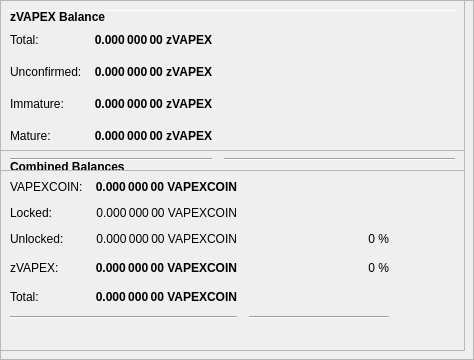
        <widget class="QFrame" name="frameObfuscation">
         <property name="minimumSize">
          <size>
           <width>0</width>
           <height>350</height>
          </size>
         </property>
         <property name="layoutDirection">
          <enum>Qt::LeftToRight</enum>
         </property>
         <property name="frameShape">
          <enum>QFrame::StyledPanel</enum>
         </property>
         <property name="frameShadow">
          <enum>QFrame::Raised</enum>
         </property>
         <widget class="QPushButton" name="runAutoDenom">
          <property name="geometry">
           <rect>
            <x>251</x>
            <y>17</y>
            <width>1</width>
            <height>1</height>
           </rect>
          </property>
          <property name="palette">
           <palette>
            <active>
             <colorrole role="WindowText">
              <brush brushstyle="SolidPattern">
               <color alpha="255">
                <red>0</red>
                <green>0</green>
                <blue>0</blue>
               </color>
              </brush>
             </colorrole>
             <colorrole role="Button">
              <brush brushstyle="SolidPattern">
               <color alpha="255">
                <red>239</red>
                <green>238</green>
                <blue>238</blue>
               </color>
              </brush>
             </colorrole>
             <colorrole role="Light">
              <brush brushstyle="SolidPattern">
               <color alpha="255">
                <red>255</red>
                <green>255</green>
                <blue>255</blue>
               </color>
              </brush>
             </colorrole>
             <colorrole role="Midlight">
              <brush brushstyle="SolidPattern">
               <color alpha="255">
                <red>247</red>
                <green>246</green>
                <blue>246</blue>
               </color>
              </brush>
             </colorrole>
             <colorrole role="Dark">
              <brush brushstyle="SolidPattern">
               <color alpha="255">
                <red>119</red>
                <green>119</green>
                <blue>119</blue>
               </color>
              </brush>
             </colorrole>
             <colorrole role="Mid">
              <brush brushstyle="SolidPattern">
               <color alpha="255">
                <red>159</red>
                <green>159</green>
                <blue>159</blue>
               </color>
              </brush>
             </colorrole>
             <colorrole role="Text">
              <brush brushstyle="SolidPattern">
               <color alpha="255">
                <red>0</red>
                <green>0</green>
                <blue>0</blue>
               </color>
              </brush>
             </colorrole>
             <colorrole role="BrightText">
              <brush brushstyle="SolidPattern">
               <color alpha="255">
                <red>255</red>
                <green>255</green>
                <blue>255</blue>
               </color>
              </brush>
             </colorrole>
             <colorrole role="ButtonText">
              <brush brushstyle="SolidPattern">
               <color alpha="255">
                <red>0</red>
                <green>0</green>
                <blue>0</blue>
               </color>
              </brush>
             </colorrole>
             <colorrole role="Base">
              <brush brushstyle="SolidPattern">
               <color alpha="255">
                <red>255</red>
                <green>255</green>
                <blue>255</blue>
               </color>
              </brush>
             </colorrole>
             <colorrole role="Window">
              <brush brushstyle="SolidPattern">
               <color alpha="255">
                <red>239</red>
                <green>238</green>
                <blue>238</blue>
               </color>
              </brush>
             </colorrole>
             <colorrole role="Shadow">
              <brush brushstyle="SolidPattern">
               <color alpha="255">
                <red>0</red>
                <green>0</green>
                <blue>0</blue>
               </color>
              </brush>
             </colorrole>
             <colorrole role="AlternateBase">
              <brush brushstyle="SolidPattern">
               <color alpha="255">
                <red>247</red>
                <green>246</green>
                <blue>246</blue>
               </color>
              </brush>
             </colorrole>
             <colorrole role="ToolTipBase">
              <brush brushstyle="SolidPattern">
               <color alpha="255">
                <red>255</red>
                <green>255</green>
                <blue>220</blue>
               </color>
              </brush>
             </colorrole>
             <colorrole role="ToolTipText">
              <brush brushstyle="SolidPattern">
               <color alpha="255">
                <red>0</red>
                <green>0</green>
                <blue>0</blue>
               </color>
              </brush>
             </colorrole>
            </active>
            <inactive>
             <colorrole role="WindowText">
              <brush brushstyle="SolidPattern">
               <color alpha="255">
                <red>0</red>
                <green>0</green>
                <blue>0</blue>
               </color>
              </brush>
             </colorrole>
             <colorrole role="Button">
              <brush brushstyle="SolidPattern">
               <color alpha="255">
                <red>239</red>
                <green>238</green>
                <blue>238</blue>
               </color>
              </brush>
             </colorrole>
             <colorrole role="Light">
              <brush brushstyle="SolidPattern">
               <color alpha="255">
                <red>255</red>
                <green>255</green>
                <blue>255</blue>
               </color>
              </brush>
             </colorrole>
             <colorrole role="Midlight">
              <brush brushstyle="SolidPattern">
               <color alpha="255">
                <red>247</red>
                <green>246</green>
                <blue>246</blue>
               </color>
              </brush>
             </colorrole>
             <colorrole role="Dark">
              <brush brushstyle="SolidPattern">
               <color alpha="255">
                <red>119</red>
                <green>119</green>
                <blue>119</blue>
               </color>
              </brush>
             </colorrole>
             <colorrole role="Mid">
              <brush brushstyle="SolidPattern">
               <color alpha="255">
                <red>159</red>
                <green>159</green>
                <blue>159</blue>
               </color>
              </brush>
             </colorrole>
             <colorrole role="Text">
              <brush brushstyle="SolidPattern">
               <color alpha="255">
                <red>0</red>
                <green>0</green>
                <blue>0</blue>
               </color>
              </brush>
             </colorrole>
             <colorrole role="BrightText">
              <brush brushstyle="SolidPattern">
               <color alpha="255">
                <red>255</red>
                <green>255</green>
                <blue>255</blue>
               </color>
              </brush>
             </colorrole>
             <colorrole role="ButtonText">
              <brush brushstyle="SolidPattern">
               <color alpha="255">
                <red>0</red>
                <green>0</green>
                <blue>0</blue>
               </color>
              </brush>
             </colorrole>
             <colorrole role="Base">
              <brush brushstyle="SolidPattern">
               <color alpha="255">
                <red>255</red>
                <green>255</green>
                <blue>255</blue>
               </color>
              </brush>
             </colorrole>
             <colorrole role="Window">
              <brush brushstyle="SolidPattern">
               <color alpha="255">
                <red>239</red>
                <green>238</green>
                <blue>238</blue>
               </color>
              </brush>
             </colorrole>
             <colorrole role="Shadow">
              <brush brushstyle="SolidPattern">
               <color alpha="255">
                <red>0</red>
                <green>0</green>
                <blue>0</blue>
               </color>
              </brush>
             </colorrole>
             <colorrole role="AlternateBase">
              <brush brushstyle="SolidPattern">
               <color alpha="255">
                <red>247</red>
                <green>246</green>
                <blue>246</blue>
               </color>
              </brush>
             </colorrole>
             <colorrole role="ToolTipBase">
              <brush brushstyle="SolidPattern">
               <color alpha="255">
                <red>255</red>
                <green>255</green>
                <blue>220</blue>
               </color>
              </brush>
             </colorrole>
             <colorrole role="ToolTipText">
              <brush brushstyle="SolidPattern">
               <color alpha="255">
                <red>0</red>
                <green>0</green>
                <blue>0</blue>
               </color>
              </brush>
             </colorrole>
            </inactive>
            <disabled>
             <colorrole role="WindowText">
              <brush brushstyle="SolidPattern">
               <color alpha="255">
                <red>119</red>
                <green>119</green>
                <blue>119</blue>
               </color>
              </brush>
             </colorrole>
             <colorrole role="Button">
              <brush brushstyle="SolidPattern">
               <color alpha="255">
                <red>239</red>
                <green>238</green>
                <blue>238</blue>
               </color>
              </brush>
             </colorrole>
             <colorrole role="Light">
              <brush brushstyle="SolidPattern">
               <color alpha="255">
                <red>255</red>
                <green>255</green>
                <blue>255</blue>
               </color>
              </brush>
             </colorrole>
             <colorrole role="Midlight">
              <brush brushstyle="SolidPattern">
               <color alpha="255">
                <red>247</red>
                <green>246</green>
                <blue>246</blue>
               </color>
              </brush>
             </colorrole>
             <colorrole role="Dark">
              <brush brushstyle="SolidPattern">
               <color alpha="255">
                <red>119</red>
                <green>119</green>
                <blue>119</blue>
               </color>
              </brush>
             </colorrole>
             <colorrole role="Mid">
              <brush brushstyle="SolidPattern">
               <color alpha="255">
                <red>159</red>
                <green>159</green>
                <blue>159</blue>
               </color>
              </brush>
             </colorrole>
             <colorrole role="Text">
              <brush brushstyle="SolidPattern">
               <color alpha="255">
                <red>119</red>
                <green>119</green>
                <blue>119</blue>
               </color>
              </brush>
             </colorrole>
             <colorrole role="BrightText">
              <brush brushstyle="SolidPattern">
               <color alpha="255">
                <red>255</red>
                <green>255</green>
                <blue>255</blue>
               </color>
              </brush>
             </colorrole>
             <colorrole role="ButtonText">
              <brush brushstyle="SolidPattern">
               <color alpha="255">
                <red>119</red>
                <green>119</green>
                <blue>119</blue>
               </color>
              </brush>
             </colorrole>
             <colorrole role="Base">
              <brush brushstyle="SolidPattern">
               <color alpha="255">
                <red>239</red>
                <green>238</green>
                <blue>238</blue>
               </color>
              </brush>
             </colorrole>
             <colorrole role="Window">
              <brush brushstyle="SolidPattern">
               <color alpha="255">
                <red>239</red>
                <green>238</green>
                <blue>238</blue>
               </color>
              </brush>
             </colorrole>
             <colorrole role="Shadow">
              <brush brushstyle="SolidPattern">
               <color alpha="255">
                <red>0</red>
                <green>0</green>
                <blue>0</blue>
               </color>
              </brush>
             </colorrole>
             <colorrole role="AlternateBase">
              <brush brushstyle="SolidPattern">
               <color alpha="255">
                <red>239</red>
                <green>238</green>
                <blue>238</blue>
               </color>
              </brush>
             </colorrole>
             <colorrole role="ToolTipBase">
              <brush brushstyle="SolidPattern">
               <color alpha="255">
                <red>255</red>
                <green>255</green>
                <blue>220</blue>
               </color>
              </brush>
             </colorrole>
             <colorrole role="ToolTipText">
              <brush brushstyle="SolidPattern">
               <color alpha="255">
                <red>0</red>
                <green>0</green>
                <blue>0</blue>
               </color>
              </brush>
             </colorrole>
            </disabled>
           </palette>
          </property>
          <property name="focusPolicy">
           <enum>Qt::NoFocus</enum>
          </property>
          <property name="autoFillBackground">
           <bool>true</bool>
          </property>
          <property name="text">
           <string/>
          </property>
          <property name="flat">
           <bool>true</bool>
          </property>
         </widget>
         <widget class="Line" name="line">
          <property name="geometry">
           <rect>
            <x>7</x>
            <y>10</y>
            <width>451</width>
            <height>1</height>
           </rect>
          </property>
          <property name="orientation">
           <enum>Qt::Horizontal</enum>
          </property>
         </widget>
         <widget class="QFrame" name="frame_3">
          <property name="geometry">
           <rect>
            <x>0</x>
            <y>150</y>
            <width>465</width>
            <height>201</height>
           </rect>
          </property>
          <property name="frameShape">
           <enum>QFrame::StyledPanel</enum>
          </property>
          <property name="frameShadow">
           <enum>QFrame::Raised</enum>
          </property>
          <layout class="QVBoxLayout" name="verticalLayout_5">
           <item>
            <layout class="QHBoxLayout" name="horizontalLayout_5" stretch="0">
             <item>
              <widget class="QLabel" name="label_5z">
               <property name="maximumSize">
                <size>
                 <width>16777215</width>
                 <height>20</height>
                </size>
               </property>
               <property name="font">
                <font>
                 <weight>75</weight>
                 <bold>true</bold>
                </font>
               </property>
               <property name="toolTip">
                <string>Combined Balances (including unconfirmed and immature coins)</string>
               </property>
               <property name="text">
                <string>&lt;html&gt;&lt;head/&gt;&lt;body&gt;&lt;p&gt;Combined Balances&lt;/p&gt;&lt;/body&gt;&lt;/html&gt;</string>
               </property>
              </widget>
             </item>
            </layout>
           </item>
           <item>
            <layout class="QGridLayout" name="gridLayout_3">
             <property name="spacing">
              <number>12</number>
             </property>
             <item row="7" column="0" colspan="2">
              <widget class="Line" name="lineSpendableBalance_3">
               <property name="orientation">
                <enum>Qt::Horizontal</enum>
               </property>
              </widget>
             </item>
             <item row="7" column="2">
              <widget class="Line" name="lineWatchBalance_3">
               <property name="sizePolicy">
                <sizepolicy hsizetype="Preferred" vsizetype="Fixed">
                 <horstretch>0</horstretch>
                 <verstretch>0</verstretch>
                </sizepolicy>
               </property>
               <property name="minimumSize">
                <size>
                 <width>140</width>
                 <height>0</height>
                </size>
               </property>
               <property name="orientation">
                <enum>Qt::Horizontal</enum>
               </property>
              </widget>
             </item>
             <item row="4" column="1">
              <widget class="QLabel" name="labelzBalancez">
               <property name="font">
                <font>
                 <weight>75</weight>
                 <bold>true</bold>
                </font>
               </property>
               <property name="cursor">
                <cursorShape>IBeamCursor</cursorShape>
               </property>
               <property name="toolTip">
                <string>Total of transactions that have yet to be confirmed, and do not yet count toward the spendable balance</string>
               </property>
               <property name="text">
                <string notr="true">0.000 000 00 VAPEXCOIN</string>
               </property>
               <property name="alignment">
                <set>Qt::AlignRight|Qt::AlignTrailing|Qt::AlignVCenter</set>
               </property>
               <property name="textInteractionFlags">
                <set>Qt::LinksAccessibleByMouse|Qt::TextSelectableByKeyboard|Qt::TextSelectableByMouse</set>
               </property>
              </widget>
             </item>
             <item row="6" column="1">
              <widget class="QLabel" name="labelTotalz">
               <property name="font">
                <font>
                 <weight>75</weight>
                 <bold>true</bold>
                </font>
               </property>
               <property name="cursor">
                <cursorShape>IBeamCursor</cursorShape>
               </property>
               <property name="toolTip">
                <string>Total Balance, including unconfirmed and immature coins.</string>
               </property>
               <property name="text">
                <string notr="true">0.000 000 00 VAPEXCOIN</string>
               </property>
               <property name="alignment">
                <set>Qt::AlignRight|Qt::AlignTrailing|Qt::AlignVCenter</set>
               </property>
               <property name="textInteractionFlags">
                <set>Qt::LinksAccessibleByMouse|Qt::TextSelectableByKeyboard|Qt::TextSelectableByMouse</set>
               </property>
              </widget>
             </item>
             <item row="4" column="3">
              <spacer name="horizontalSpacer_6">
               <property name="orientation">
                <enum>Qt::Horizontal</enum>
               </property>
               <property name="sizeHint" stdset="0">
                <size>
                 <width>40</width>
                 <height>20</height>
                </size>
               </property>
              </spacer>
             </item>
             <item row="6" column="0">
              <widget class="QLabel" name="labelTotalTextz">
               <property name="text">
                <string>Total:</string>
               </property>
              </widget>
             </item>
             <item row="1" column="0">
              <widget class="QLabel" name="labelBalanceTextz">
               <property name="text">
                <string>VAPEXCOIN:</string>
               </property>
              </widget>
             </item>
             <item row="1" column="1">
              <widget class="QLabel" name="labelBalancez">
               <property name="font">
                <font>
                 <weight>75</weight>
                 <bold>true</bold>
                </font>
               </property>
               <property name="cursor">
                <cursorShape>IBeamCursor</cursorShape>
               </property>
               <property name="toolTip">
                <string>Your current spendable balance</string>
               </property>
               <property name="text">
                <string notr="true">0.000 000 00 VAPEXCOIN</string>
               </property>
               <property name="alignment">
                <set>Qt::AlignRight|Qt::AlignTrailing|Qt::AlignVCenter</set>
               </property>
               <property name="textInteractionFlags">
                <set>Qt::LinksAccessibleByMouse|Qt::TextSelectableByKeyboard|Qt::TextSelectableByMouse</set>
               </property>
              </widget>
             </item>
             <item row="4" column="0">
              <widget class="QLabel" name="labelzBalanceTextz">
               <property name="toolTip">
                <string/>
               </property>
               <property name="text">
                <string>zVAPEX:</string>
               </property>
              </widget>
             </item>
             <item row="4" column="2">
              <widget class="QLabel" name="labelzVAPEXPercent">
               <property name="toolTip">
                <string>Current percentage of zVAPEX.
If AutoMint is enabled this percentage will settle around the configured AutoMint percentage (default = 10%)</string>
               </property>
               <property name="text">
                <string>0 %</string>
               </property>
               <property name="alignment">
                <set>Qt::AlignRight|Qt::AlignTrailing|Qt::AlignVCenter</set>
               </property>
              </widget>
             </item>
             <item row="6" column="2">
              <widget class="QLabel" name="label100Percent">
               <property name="text">
                <string/>
               </property>
               <property name="alignment">
                <set>Qt::AlignRight|Qt::AlignTrailing|Qt::AlignVCenter</set>
               </property>
              </widget>
             </item>
             <item row="2" column="1">
              <widget class="QLabel" name="labelLockedBalance">
               <property name="toolTip">
                <string>Locked VAPEXCOIN or Masternode collaterals. These are excluded from zVAPEX minting.</string>
               </property>
               <property name="text">
                <string>0.000 000 00 VAPEXCOIN</string>
               </property>
               <property name="alignment">
                <set>Qt::AlignRight|Qt::AlignTrailing|Qt::AlignVCenter</set>
               </property>
              </widget>
             </item>
             <item row="2" column="0">
              <widget class="QLabel" name="labelLockedBalanceText">
               <property name="toolTip">
                <string>Locked VAPEXCOIN or Masternode collaterals. These are excluded from zVAPEX minting.</string>
               </property>
               <property name="text">
                <string>Locked:</string>
               </property>
              </widget>
             </item>
             <item row="3" column="0">
              <widget class="QLabel" name="labelUnLockedBalanceText">
               <property name="toolTip">
                <string>Unlocked VAPEXCOINs. These can be used for zVAPEX minting.</string>
               </property>
               <property name="text">
                <string>Unlocked:</string>
               </property>
              </widget>
             </item>
             <item row="3" column="1">
              <widget class="QLabel" name="labelUnLockedBalance">
               <property name="toolTip">
                <string>Unlocked VAPEXCOINs. These can be used for zVAPEX minting.</string>
               </property>
               <property name="text">
                <string>0.000 000 00 VAPEXCOIN</string>
               </property>
               <property name="alignment">
                <set>Qt::AlignRight|Qt::AlignTrailing|Qt::AlignVCenter</set>
               </property>
              </widget>
             </item>
             <item row="3" column="2">
              <widget class="QLabel" name="labelVAPEXCOINPercent">
               <property name="text">
                <string>0 %</string>
               </property>
               <property name="alignment">
                <set>Qt::AlignRight|Qt::AlignTrailing|Qt::AlignVCenter</set>
               </property>
              </widget>
             </item>
            </layout>
           </item>
           <item>
            <spacer name="verticalSpacer">
             <property name="orientation">
              <enum>Qt::Vertical</enum>
             </property>
             <property name="sizeHint" stdset="0">
              <size>
               <width>20</width>
               <height>40</height>
              </size>
             </property>
            </spacer>
           </item>
          </layout>
         </widget>
         <widget class="QFrame" name="frame_4">
          <property name="geometry">
           <rect>
            <x>0</x>
            <y>0</y>
            <width>465</width>
            <height>171</height>
           </rect>
          </property>
          <property name="frameShape">
           <enum>QFrame::StyledPanel</enum>
          </property>
          <property name="frameShadow">
           <enum>QFrame::Raised</enum>
          </property>
          <layout class="QVBoxLayout" name="verticalLayout_7">
           <item>
            <layout class="QHBoxLayout" name="horizontalLayout_8" stretch="0">
             <item>
              <widget class="QLabel" name="label_5z_3">
               <property name="maximumSize">
                <size>
                 <width>16777215</width>
                 <height>20</height>
                </size>
               </property>
               <property name="font">
                <font>
                 <weight>75</weight>
                 <bold>true</bold>
                </font>
               </property>
               <property name="text">
                <string>zVAPEX Balance</string>
               </property>
              </widget>
             </item>
            </layout>
           </item>
           <item>
            <layout class="QGridLayout" name="gridLayout_5">
             <property name="spacing">
              <number>12</number>
             </property>
             <item row="4" column="0">
              <widget class="QLabel" name="labelzBalanceMatureText">
               <property name="toolTip">
                <string>Mature: more than 20 confirmation and more than 1 mints of the same denomination after it was minted.
These zVAPEX are spendable.</string>
               </property>
               <property name="text">
                <string>Mature:</string>
               </property>
              </widget>
             </item>
             <item row="5" column="0" colspan="2">
              <widget class="Line" name="lineSpendableBalance_5">
               <property name="orientation">
                <enum>Qt::Horizontal</enum>
               </property>
              </widget>
             </item>
             <item row="1" column="1">
              <widget class="QLabel" name="labelzBalance">
               <property name="font">
                <font>
                 <weight>75</weight>
                 <bold>true</bold>
                </font>
               </property>
               <property name="cursor">
                <cursorShape>IBeamCursor</cursorShape>
               </property>
               <property name="toolTip">
                <string>All available zVAPEX, unconfirmed and immature zVAPEX included.</string>
               </property>
               <property name="text">
                <string notr="true">0.000 000 00 zVAPEX</string>
               </property>
               <property name="alignment">
                <set>Qt::AlignRight|Qt::AlignTrailing|Qt::AlignVCenter</set>
               </property>
               <property name="textInteractionFlags">
                <set>Qt::LinksAccessibleByMouse|Qt::TextSelectableByKeyboard|Qt::TextSelectableByMouse</set>
               </property>
              </widget>
             </item>
             <item row="5" column="2">
              <widget class="Line" name="lineWatchBalance_5">
               <property name="sizePolicy">
                <sizepolicy hsizetype="Preferred" vsizetype="Fixed">
                 <horstretch>0</horstretch>
                 <verstretch>0</verstretch>
                </sizepolicy>
               </property>
               <property name="minimumSize">
                <size>
                 <width>140</width>
                 <height>0</height>
                </size>
               </property>
               <property name="orientation">
                <enum>Qt::Horizontal</enum>
               </property>
              </widget>
             </item>
             <item row="1" column="0">
              <widget class="QLabel" name="labelzBalanceText">
               <property name="toolTip">
                <string>All available zVAPEX, unconfirmed and immature zVAPEX included.</string>
               </property>
               <property name="text">
                <string>Total:</string>
               </property>
              </widget>
             </item>
             <item row="1" column="2">
              <spacer name="horizontalSpacer_8">
               <property name="orientation">
                <enum>Qt::Horizontal</enum>
               </property>
               <property name="sizeHint" stdset="0">
                <size>
                 <width>40</width>
                 <height>20</height>
                </size>
               </property>
              </spacer>
             </item>
             <item row="4" column="2">
              <spacer name="horizontalSpacer_4">
               <property name="orientation">
                <enum>Qt::Horizontal</enum>
               </property>
               <property name="sizeHint" stdset="0">
                <size>
                 <width>40</width>
                 <height>20</height>
                </size>
               </property>
              </spacer>
             </item>
             <item row="4" column="1">
              <widget class="QLabel" name="labelzBalanceMature">
               <property name="font">
                <font>
                 <weight>75</weight>
                 <bold>true</bold>
                </font>
               </property>
               <property name="toolTip">
                <string>Mature: more than 20 confirmation and more than 1 mints of the same denomination after it was minted.
These zVAPEX are spendable.</string>
               </property>
               <property name="text">
                <string>0.000 000 00 zVAPEX</string>
               </property>
               <property name="alignment">
                <set>Qt::AlignRight|Qt::AlignTrailing|Qt::AlignVCenter</set>
               </property>
              </widget>
             </item>
             <item row="2" column="0">
              <widget class="QLabel" name="labelzBalanceUnconfirmedText">
               <property name="toolTip">
                <string>Unconfirmed: less than 20 confirmations
Immature: confirmed, but less than 1 mints of the same denomination after it was minted</string>
               </property>
               <property name="text">
                <string>Unconfirmed:</string>
               </property>
              </widget>
             </item>
             <item row="2" column="1">
              <widget class="QLabel" name="labelzBalanceUnconfirmed">
               <property name="font">
                <font>
                 <weight>75</weight>
                 <bold>true</bold>
                </font>
               </property>
               <property name="toolTip">
                <string>Unconfirmed: less than 20 confirmations
Immature: confirmed, but less than 1 mints of the same denomination after it was minted</string>
               </property>
               <property name="text">
                <string>0.000 000 00 zVAPEX</string>
               </property>
               <property name="alignment">
                <set>Qt::AlignRight|Qt::AlignTrailing|Qt::AlignVCenter</set>
               </property>
              </widget>
             </item>
             <item row="2" column="2">
              <spacer name="horizontalSpacer_5">
               <property name="orientation">
                <enum>Qt::Horizontal</enum>
               </property>
               <property name="sizeHint" stdset="0">
                <size>
                 <width>40</width>
                 <height>20</height>
                </size>
               </property>
              </spacer>
             </item>
             <item row="3" column="0">
              <widget class="QLabel" name="labelzBalanceImmatureText">
               <property name="toolTip">
                <string>Unconfirmed: less than 20 confirmations
Immature: confirmed, but less than 1 mints of the same denomination after it was minted</string>
               </property>
               <property name="text">
                <string>Immature:</string>
               </property>
              </widget>
             </item>
             <item row="3" column="1">
              <widget class="QLabel" name="labelzBalanceImmature">
               <property name="font">
                <font>
                 <weight>75</weight>
                 <bold>true</bold>
                </font>
               </property>
               <property name="toolTip">
                <string>Unconfirmed: less than 20 confirmations
Immature: confirmed, but less than 1 mints of the same denomination after it was minted</string>
               </property>
               <property name="text">
                <string>0.000 000 00 zVAPEX</string>
               </property>
               <property name="alignment">
                <set>Qt::AlignRight|Qt::AlignTrailing|Qt::AlignVCenter</set>
               </property>
              </widget>
             </item>
             <item row="3" column="2">
              <spacer name="horizontalSpacer_7">
               <property name="orientation">
                <enum>Qt::Horizontal</enum>
               </property>
               <property name="sizeHint" stdset="0">
                <size>
                 <width>40</width>
                 <height>20</height>
                </size>
               </property>
              </spacer>
             </item>
            </layout>
           </item>
          </layout>
         </widget>
        </widget>
